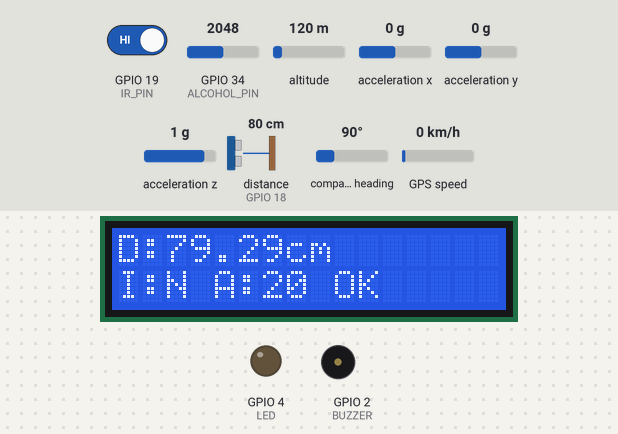
Recording of a sketch running on a simulated ESP32. Shown: 16×2 character LCD, output pins drawn as LEDs (lit = HIGH), buzzer (waves = sounding, pin HIGH). Wiring (inferred from the names in the program): ultrasonic range finder: trigger GPIO 5; echo GPIO 18. Inputs (shaded band) come from the test bench; at power-on: GPIO 19 (IR_PIN) HIGH, distance to the obstacle (sensor on GPIO 18) 80 cm, GPIO 34 (ALCOHOL_PIN) = 2048, altitude 120 m, acceleration x 0 g, acceleration y 0 g, acceleration z 1 g, compass heading 90°, GPS speed 0 km/h. The echo pulse lasts 58.3 µs per cm; WiFi joins after 1.5 s; servers stay silent unless stated; the GPS gets a fix after 3 s at 37.7749, -122.4194 with 8 satellites; pins used as bus, display or sensor lines are not drawn.

Above: at 4.7 s.
4.8 s: GPIO 19 (IR_PIN) driven LOW
At 5.9 s:
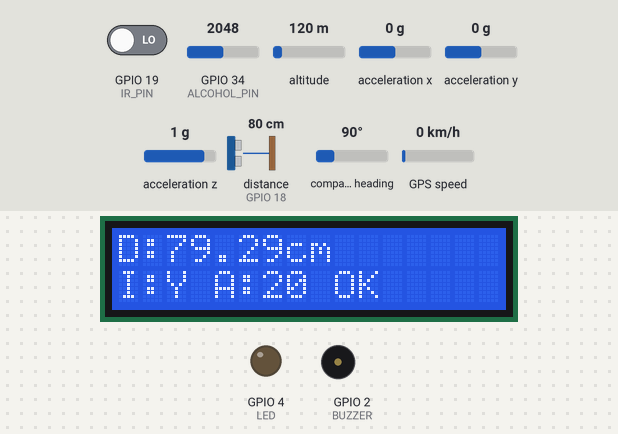
6.7 s: distance to the obstacle (sensor on GPIO 18) set to 2 cm
At 7.7 s:
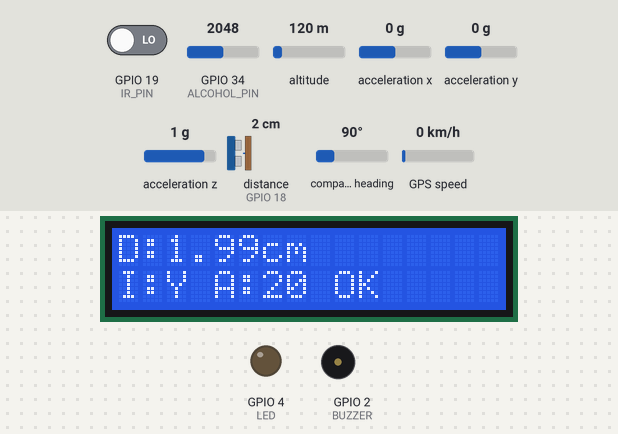
8.3 s: GPIO 34 (ALCOHOL_PIN) set to 2866
9.9 s: distance to the obstacle (sensor on GPIO 18) set to 4 cm
At 11.0 s:
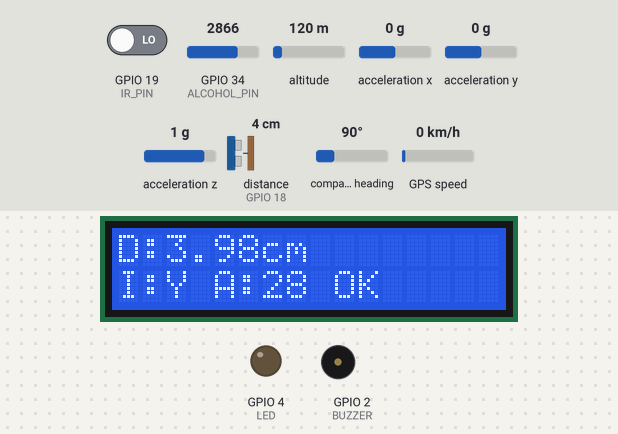
11.5 s: GPIO 34 (ALCOHOL_PIN) set to 3972
At 12.8 s:
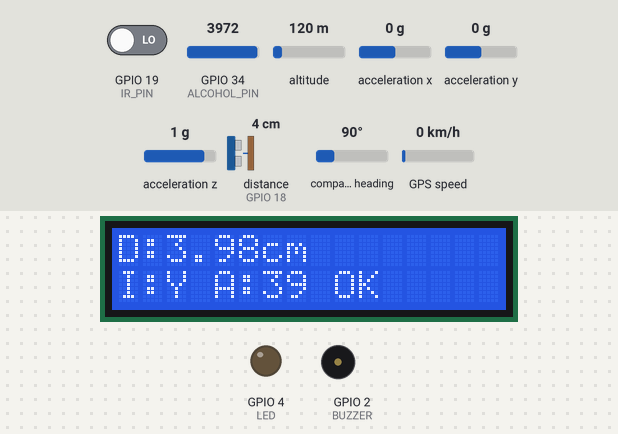
13.1 s: GPIO 19 (IR_PIN) driven HIGH
At 14.4 s:
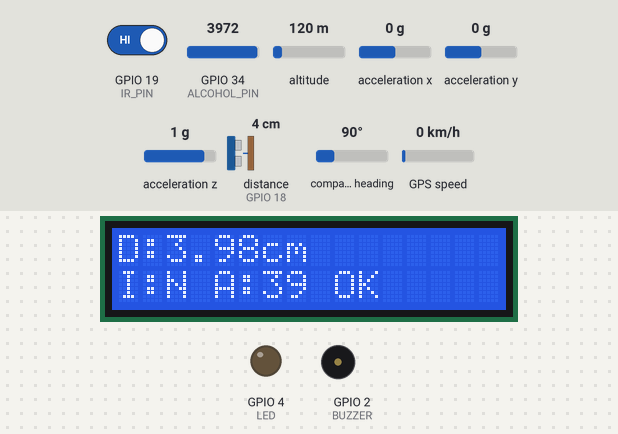
Timing chart, 0 to 15.7 s (numbered marks = the images above; inputs shaded):
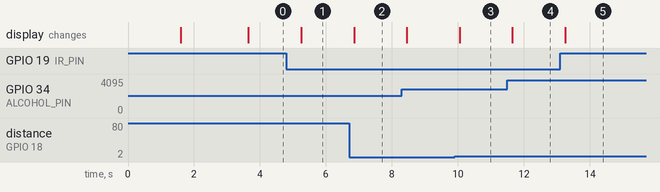

The sketch:

smart_car_accident_detection.ino
```cpp
#include <Wire.h>
#include <LiquidCrystal_I2C.h>
#include <Adafruit_Sensor.h>
#include <Adafruit_ADXL345_U.h>
#include <TinyGPS++.h>
#include <WiFi.h>
#include <WiFiClientSecure.h>
#include <UniversalTelegramBot.h>
const char* ssid = "YOUR_WIFI_NAME";
const char* password = "YOUR_WIFI_PASSWORD";

String botToken = "YOUR_TELEGRAM_BOT_TOKEN";
String chatID = "YOUR_TELEGRAM_CHAT_ID";
WiFiClientSecure client;
UniversalTelegramBot bot(botToken, client);

// GPS
TinyGPSPlus gps;
HardwareSerial gpsSerial(2);

// Pins
#define TRIG_PIN 5
#define ECHO_PIN 18
#define IR_PIN 19
#define BUZZER 2
#define LED 4
#define ALCOHOL_PIN 34

LiquidCrystal_I2C lcd(0x27, 16, 2);
Adafruit_ADXL345_Unified accel = Adafruit_ADXL345_Unified(12345);

long duration;
float distance;

bool alertSent = false;

void setup() {
  Serial.begin(115200);

  pinMode(TRIG_PIN, OUTPUT);
  pinMode(ECHO_PIN, INPUT);
  pinMode(IR_PIN, INPUT);
  pinMode(BUZZER, OUTPUT);
  pinMode(LED, OUTPUT);

  lcd.init();
  lcd.backlight();

  // WiFi
  WiFi.begin(ssid, password);
  lcd.print("Connecting WiFi");
  while (WiFi.status() != WL_CONNECTED) {
    delay(500);
  }
  lcd.clear();
  lcd.print("WiFi Connected");

  client.setInsecure();

  // GPS
  gpsSerial.begin(9600, SERIAL_8N1, 16, 17);

  // ADXL
  if (!accel.begin()) {
    lcd.print("ADXL ERROR");
    while (1);
  }

  delay(2000);
  lcd.clear();
}

void loop() {

  // -------- GPS --------
  while (gpsSerial.available()) {
    gps.encode(gpsSerial.read());
  }

  float lat = gps.location.lat();
  float lon = gps.location.lng();

  // -------- Ultrasonic --------
  digitalWrite(TRIG_PIN, LOW);
  delayMicroseconds(2);
  digitalWrite(TRIG_PIN, HIGH);
  delayMicroseconds(10);
  digitalWrite(TRIG_PIN, LOW);

  duration = pulseIn(ECHO_PIN, HIGH, 30000); // FIXED timeout
  distance = duration * 0.034 / 2;

  // -------- IR --------
  int irState = digitalRead(IR_PIN);

  // -------- Alcohol --------
  int alcoholValue = analogRead(ALCOHOL_PIN);

  // -------- ADXL --------
  sensors_event_t event;
  accel.getEvent(&event);

  float totalAccel = sqrt(
    event.acceleration.x * event.acceleration.x +
    event.acceleration.y * event.acceleration.y +
    event.acceleration.z * event.acceleration.z
  );

  bool accident = (totalAccel > 20);

  // 🚨 Buzzer + LED only for accident
  if (accident) {
    digitalWrite(BUZZER, HIGH);
    digitalWrite(LED, HIGH);
  } else {
    digitalWrite(BUZZER, LOW);
    digitalWrite(LED, LOW);
    alertSent = false;
  }

  // 📲 Telegram
  if (accident && !alertSent && gps.location.isValid()) {

    String message = "🚨 ACCIDENT DETECTED!\n";
    message += "Alcohol: " + String(alcoholValue) + "\n";
    message += "Location:\n";
    message += "https://maps.google.com/?q=";
    message += String(lat, 6) + "," + String(lon, 6);

    bot.sendMessage(chatID, message, "");

    alertSent = true;
  }

  // -------- DISPLAY --------

  // Line 1: Distance
  lcd.setCursor(0, 0);
  lcd.print("D:");
  lcd.print(distance);
  lcd.print("cm   ");

  // Line 2: IR + Alcohol + Accident
  lcd.setCursor(0, 1);

  lcd.print("I:");
  lcd.print(irState == LOW ? "Y" : "N");

  lcd.print(" A:");
  lcd.print(alcoholValue / 100);

  if (accident) {
    lcd.print(" ACC");
  } else {
    lcd.print(" OK ");
  }

  delay(500);
}
```

Measured:
- after the input at 4.8 s, the display: changes after 0.45 s (image 1)
- after the input at 6.7 s, the display: changes after 0.16 s (image 2)
- after the input at 9.9 s, the display: changes after 0.16 s (image 3)
- after the input at 11.5 s, the display: changes after 0.14 s (image 4)
- after the input at 13.1 s, the display: changes after 0.15 s (image 5)
